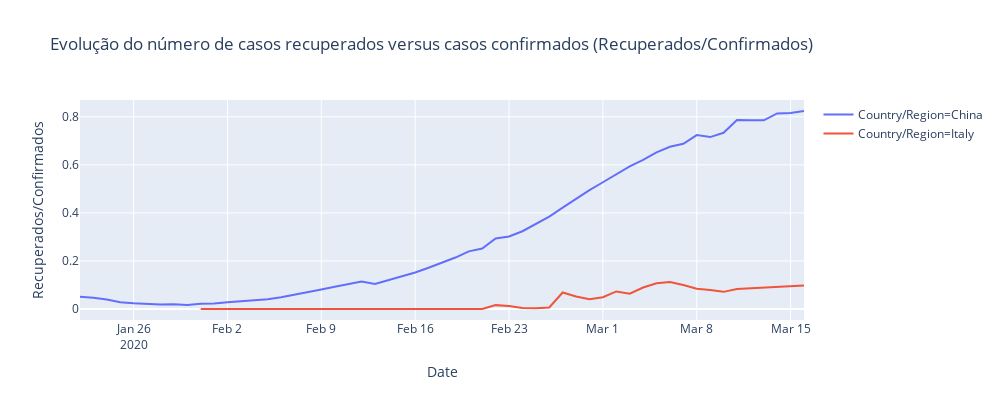

The notebook cell this image was saved under:
### Code cell
temp['Recuperados/Confirmados'] = temp['Recovered']/temp['Confirmed']

fig = px.line(temp, x="Date", y="Recuperados/Confirmados", color='Country/Region',  height=400,width=1000,
             title='Evolução do número de casos recuperados versus casos confirmados (Recuperados/Confirmados)')
fig.show()

### Figure 1 — Plotly figure (JSON) as saved in the notebook; plotly's stock layout.template omitted (floating-point values rounded to 4 significant figures)
{"data": [{"hoverlabel": {"namelength": 0}, "hovertemplate": "Country/Region=China<br>Date=%{x}<br>Recuperados/Confirmados=%{y}", "legendgroup": "Country/Region=China", "line": {"color": "#636efa", "dash": "solid"}, "mode": "lines", "name": "Country/Region=China", "showlegend": true, "type": "scatter", "x": ["2020-01-22", "2020-01-23", "2020-01-24", "2020-01-25", "2020-01-26", "2020-01-27", "2020-01-28", "2020-01-29", "2020-01-30", "2020-01-31", "2020-02-01", "2020-02-02", "2020-02-03", "2020-02-04", "2020-02-05", "2020-02-06", "2020-02-07", "2020-02-08", "2020-02-09", "2020-02-10", "2020-02-11", "2020-02-12", "2020-02-13", "2020-02-14", "2020-02-15", "2020-02-16", "2020-02-17", "2020-02-18", "2020-02-19", "2020-02-20", "2020-02-21", "2020-02-22", "2020-02-23", "2020-02-24", "2020-02-25", "2020-02-26", "2020-02-27", "2020-02-28", "2020-02-29", "2020-03-01", "2020-03-02", "2020-03-03", "2020-03-04", "2020-03-05", "2020-03-06", "2020-03-07", "2020-03-08", "2020-03-09", "2020-03-10", "2020-03-11", "2020-03-12", "2020-03-13", "2020-03-14", "2020-03-15", "2020-03-16"], "xaxis": "x", "y": [0.05119, 0.04695, 0.0393, 0.02788, 0.02376, 0.02026, 0.01838, 0.01977, 0.01662, 0.02201, 0.02303, 0.02788, 0.03118, 0.03559, 0.04082, 0.04849, 0.05858, 0.07051, 0.08122, 0.09222, 0.1046, 0.1142, 0.1045, 0.1197, 0.1366, 0.1521, 0.172, 0.1915, 0.2141, 0.2399, 0.252, 0.2938, 0.3017, 0.3238, 0.3559, 0.3848, 0.4219, 0.4588, 0.495, 0.5277, 0.5623, 0.5934, 0.6206, 0.652, 0.6755, 0.6875, 0.7238, 0.7156, 0.7334, 0.7871, 0.7861, 0.7854, 0.8142, 0.8159, 0.8242], "yaxis": "y"}, {"hoverlabel": {"namelength": 0}, "hovertemplate": "Country/Region=Italy<br>Date=%{x}<br>Recuperados/Confirmados=%{y}", "legendgroup": "Country/Region=Italy", "line": {"color": "#EF553B", "dash": "solid"}, "mode": "lines", "name": "Country/Region=Italy", "showlegend": true, "type": "scatter", "x": ["2020-01-31", "2020-02-07", "2020-02-21", "2020-02-22", "2020-02-23", "2020-02-24", "2020-02-25", "2020-02-26", "2020-02-27", "2020-02-28", "2020-02-29", "2020-03-01", "2020-03-02", "2020-03-03", "2020-03-04", "2020-03-05", "2020-03-06", "2020-03-07", "2020-03-08", "2020-03-09", "2020-03-10", "2020-03-11", "2020-03-14", "2020-03-16"], "xaxis": "x", "y": [0, 0, 0, 0.01613, 0.0129, 0.004367, 0.003106, 0.006623, 0.0687, 0.0518, 0.04078, 0.049, 0.07318, 0.06395, 0.08935, 0.1073, 0.1128, 0.1001, 0.08434, 0.07894, 0.07134, 0.08287, 0.0937, 0.09825], "yaxis": "y"}], "layout": {"height": 400, "legend": {"tracegroupgap": 0}, "title": {"text": "Evolução do número de casos recuperados versus casos confirmados (Recuperados/Confirmados)"}, "width": 1000, "xaxis": {"anchor": "y", "autorange": true, "domain": [0, 1], "range": ["2020-01-22", "2020-03-16"], "title": {"text": "Date"}, "type": "date"}, "yaxis": {"anchor": "x", "autorange": true, "domain": [0, 1], "range": [-0.04579, 0.87], "title": {"text": "Recuperados/Confirmados"}, "type": "linear"}}}
